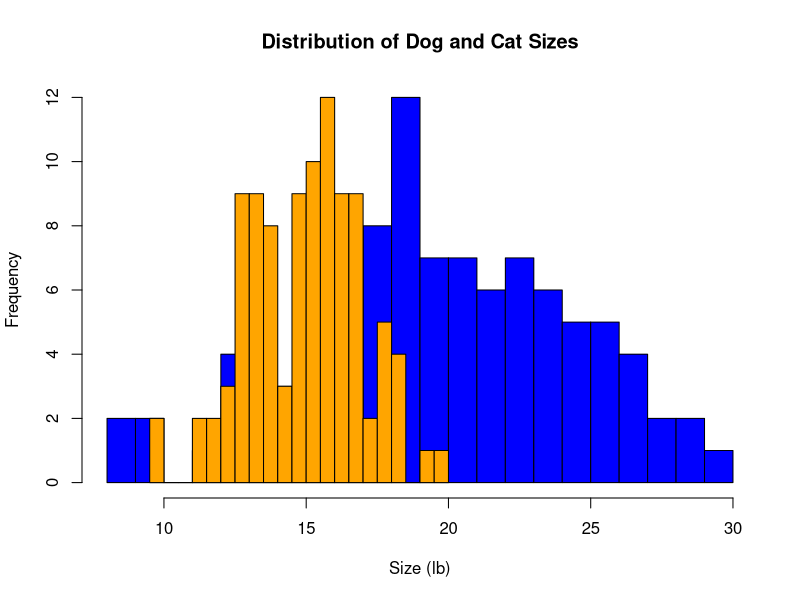

The R script that drew this image:
## ---- chunk 1
knitr::opts_chunk$set(echo = TRUE)
knitr::opts_chunk$set(warning = FALSE, message = FALSE) 
## ---- chunk 2
# Installing and loading libraries 
library(tidyverse)
library(dplyr)
library(ggplot2)
library(car)
## ---- chunk 3
#nothing is ever truly random when "randomly" generated on a computer - always pseudo random
#set.seed(124) #can be used to get the same "random" sample consistently 
dog_mu = 20
dog_sigma = 5
dog_sample = rnorm(100,dog_mu,dog_sigma)
cat_mu = 15
cat_sigma = 2
cat_sample = rnorm(100,cat_mu,cat_sigma)

#random R tip #1: to view any variable, highlight it and Cmd+enter/Ctrl+enter 
## ---- chunk 4
# create histogram of dog size
hist_dog <- hist(dog_sample,
main="Distribution of Dog Sizes",
xlab="Size",
col="blue",
alpha = 0.6, 
freq=FALSE,
breaks = 20,
plot = FALSE
)
# create histogram of cat size
hist_cat <- hist(cat_sample,
main="Distribution of Cat Sizes",
xlab="Size",
col="orange",
alpha = 0.4, 
freq=FALSE,
breaks = 20,
plot = FALSE
)

# plot two distributions together
plot(hist_dog, col = "blue", xlab = "Size (lb)", main = "Distribution of Dog and Cat Sizes")
plot(hist_cat, col = "orange", add = TRUE)

#try other ways to visualize the data here 
# <\br>

## ---- chunk 5
#summarizing our data  
dog_mean <- mean(dog_sample)
dog_sd <- sd(dog_sample)

cat_mean <- mean(cat_sample)
cat_sd <- sd(cat_sample)
## ---- chunk 6
#Running the Shapiro-Wilk test for normality
shapiro.test(dog_sample)
shapiro.test(cat_sample)
## ---- chunk 7
#because Levene's test was written for data frames, we will have to wrangle our two vectors into a data frame to get in the required format before running Levene's test 
data_frame <- as.data.frame(cbind(dog_sample, cat_sample))
data_frame <- pivot_longer(data_frame, everything(), names_to = "variable", values_to = "value")
leveneTest(value ~ variable, data_frame)

#NOTE: a lot of the plots and other tests we ran above can be redone in a more efficient and elegant way with our data_frame. Give it a try! 
# <\br>
## ---- chunk 8
# Perform t-test here
t.test(dog_sample,cat_sample,var.equal = TRUE) #The Independent two sample t-test 
t.test(dog_sample,cat_sample,var.equal = FALSE) #The Welch's t-test for non homogeneity
